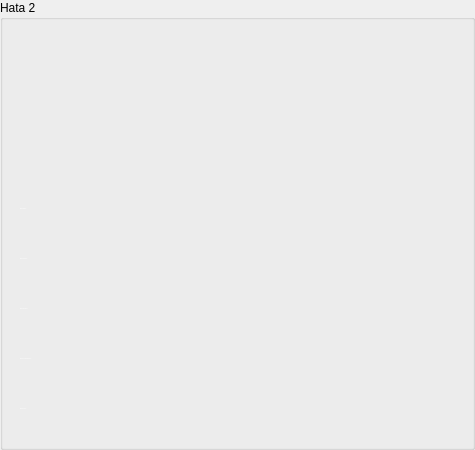
     <widget class="QGroupBox" name="groupBox_2">
      <property name="minimumSize">
       <size>
        <width>475</width>
        <height>450</height>
       </size>
      </property>
      <property name="title">
       <string>Hata 2</string>
      </property>
      <widget class="QLabel" name="text_Hata_Sinif_2">
       <property name="geometry">
        <rect>
         <x>300</x>
         <y>390</y>
         <width>161</width>
         <height>37</height>
        </rect>
       </property>
       <property name="text">
        <string/>
       </property>
      </widget>
      <widget class="QLabel" name="label_Hata_Alani_2">
       <property name="geometry">
        <rect>
         <x>20</x>
         <y>290</y>
         <width>261</width>
         <height>37</height>
        </rect>
       </property>
       <property name="font">
        <font>
         <pointsize>-1</pointsize>
        </font>
       </property>
       <property name="styleSheet">
        <string notr="true">color:white;</string>
       </property>
       <property name="text">
        <string>Hata Alanı(mm2) :</string>
       </property>
      </widget>
      <widget class="QLabel" name="text_Hata_Alan_2">
       <property name="geometry">
        <rect>
         <x>300</x>
         <y>290</y>
         <width>161</width>
         <height>37</height>
        </rect>
       </property>
       <property name="text">
        <string/>
       </property>
      </widget>
      <widget class="QLabel" name="label_Hata_Eni_2">
       <property name="geometry">
        <rect>
         <x>20</x>
         <y>190</y>
         <width>261</width>
         <height>37</height>
        </rect>
       </property>
       <property name="font">
        <font>
         <pointsize>-1</pointsize>
        </font>
       </property>
       <property name="styleSheet">
        <string notr="true">color:white;</string>
       </property>
       <property name="text">
        <string>Hata Eni(mm) :</string>
       </property>
      </widget>
      <widget class="QLabel" name="text_Hata_Eni_2">
       <property name="geometry">
        <rect>
         <x>300</x>
         <y>190</y>
         <width>161</width>
         <height>37</height>
        </rect>
       </property>
       <property name="text">
        <string/>
       </property>
      </widget>
      <widget class="QLabel" name="label_Hata_metre_2">
       <property name="geometry">
        <rect>
         <x>20</x>
         <y>340</y>
         <width>261</width>
         <height>37</height>
        </rect>
       </property>
       <property name="font">
        <font>
         <pointsize>-1</pointsize>
        </font>
       </property>
       <property name="styleSheet">
        <string notr="true">color:white;</string>
       </property>
       <property name="text">
        <string>Hatanın Geldiği Metre(m) :</string>
       </property>
      </widget>
      <widget class="QLabel" name="label_Hata_Sinifi_2">
       <property name="geometry">
        <rect>
         <x>20</x>
         <y>390</y>
         <width>261</width>
         <height>37</height>
        </rect>
       </property>
       <property name="font">
        <font>
         <pointsize>-1</pointsize>
        </font>
       </property>
       <property name="styleSheet">
        <string notr="true">color:white;</string>
       </property>
       <property name="text">
        <string>Hatanın Sınıfı :</string>
       </property>
      </widget>
      <widget class="QLabel" name="text_Hata_Boyu_2">
       <property name="geometry">
        <rect>
         <x>300</x>
         <y>240</y>
         <width>161</width>
         <height>37</height>
        </rect>
       </property>
       <property name="text">
        <string/>
       </property>
      </widget>
      <widget class="QLabel" name="Metre_Label_2">
       <property name="geometry">
        <rect>
         <x>300</x>
         <y>340</y>
         <width>161</width>
         <height>37</height>
        </rect>
       </property>
       <property name="text">
        <string/>
       </property>
      </widget>
      <widget class="QLabel" name="label_Hata_Boyu_2">
       <property name="geometry">
        <rect>
         <x>20</x>
         <y>240</y>
         <width>261</width>
         <height>37</height>
        </rect>
       </property>
       <property name="font">
        <font>
         <pointsize>-1</pointsize>
        </font>
       </property>
       <property name="styleSheet">
        <string notr="true">color:white;</string>
       </property>
       <property name="text">
        <string>Hata Boyu(mm) :</string>
       </property>
      </widget>
      <widget class="QLabel" name="label_Hata_Goster_2">
       <property name="geometry">
        <rect>
         <x>88</x>
         <y>20</y>
         <width>300</width>
         <height>150</height>
        </rect>
       </property>
       <property name="styleSheet">
        <string notr="true"/>
       </property>
       <property name="text">
        <string/>
       </property>
      </widget>
     </widget>
